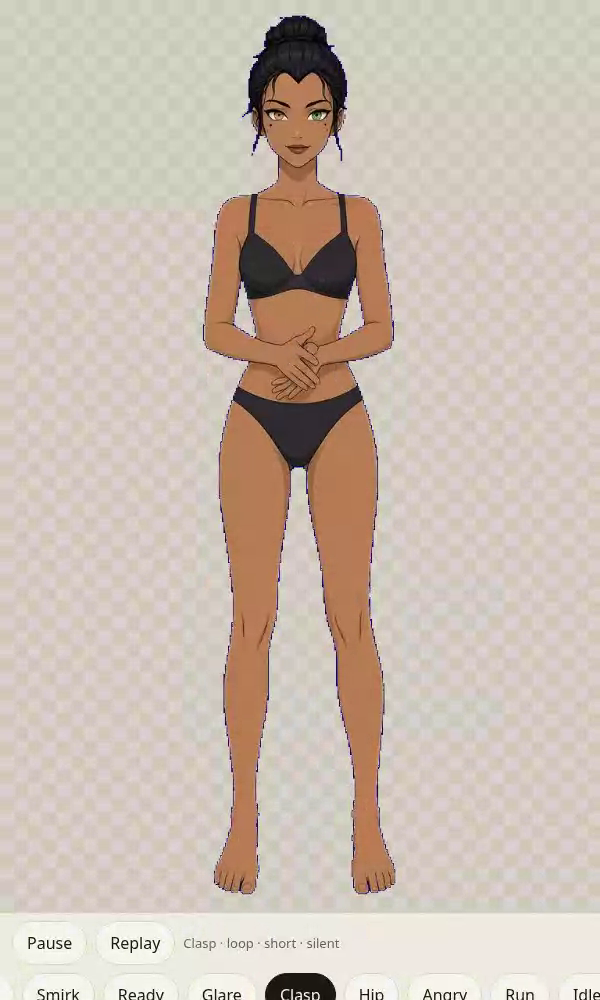
#> input picture frame 19 of reference/grok_build_captures/clips/clasp.webm, 600 x 1000 px, given in place of apose-turn.mp4, which was not available
$ python strip.py
#> lines starting #> are read from the running program, lines starting #| are printed output that depends on the picture
import cv2,numpy as np
from PIL import Image,ImageDraw
V='/workspace/shadowveil/reference/grok_build/public/clean-room/videos/apose-turn.mp4'
cap=cv2.VideoCapture(V); th=[]; i=0
while True:
    ok,f=cap.read()
#> f is the input picture: shape (1000, 600, 3); mean B, G, R 178.2, 189.7, 203.6
    if not ok: break
    if i%8==0:
        im=Image.fromarray(cv2.cvtColor(f,cv2.COLOR_BGR2RGB)).resize((128,195)); ImageDraw.Draw(im).text((2,2),str(i),fill='white'); th.append(im)
#> after `im = Image.fromarray(cv2.cvtColor(f, cv2.COLOR_BGR2RGB)).resize((128, `:
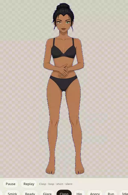
#> im: PIL image 128x195 RGB; mean R, G, B 203.6, 189.7, 178.2
    i+=1
print('frames',i)
cols=16; o=Image.new('RGB',(cols*129,((len(th)+cols-1)//cols)*196))
for k,t in enumerate(th): o.paste(t,((k%cols)*129,(k//cols)*196))
o.save('/workspace/gb/turn_strip.png')

$ run again, starting later in the video
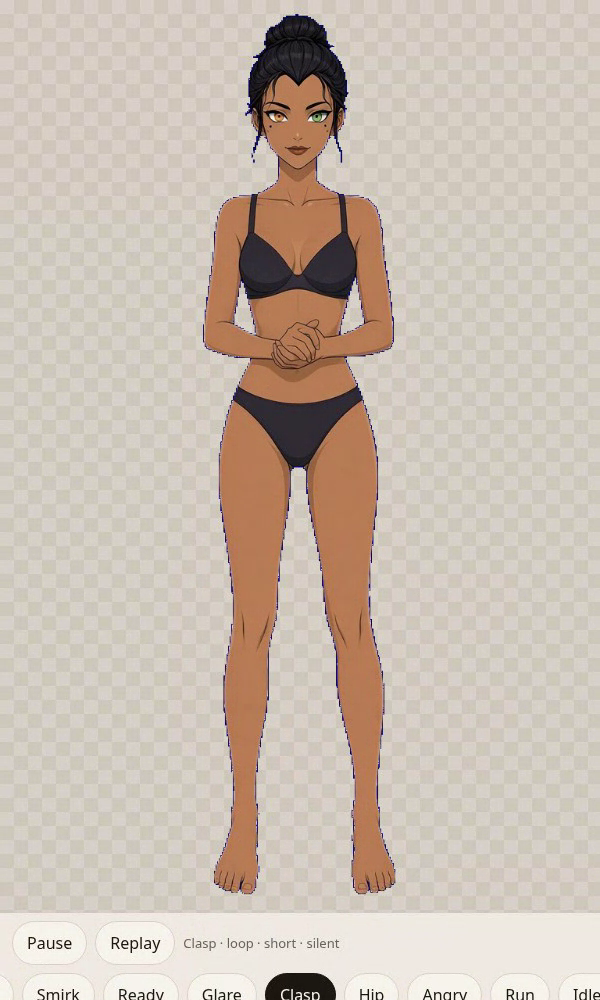
#> input picture frame 89 of reference/grok_build_captures/clips/clasp.webm, 600 x 1000 px, given in place of apose-turn.mp4, which was not available
#> f is the input picture: shape (1000, 600, 3); mean B, G, R 177.7, 189.6, 202.7
#> `im = Image.fromarray(cv2.cvtColor(f, cv2.COLOR_BGR2RGB)).resize((128, `:
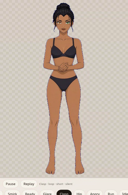
#> im: PIL image 128x195 RGB; mean R, G, B 202.7, 189.6, 177.7

$ run again, starting later in the video
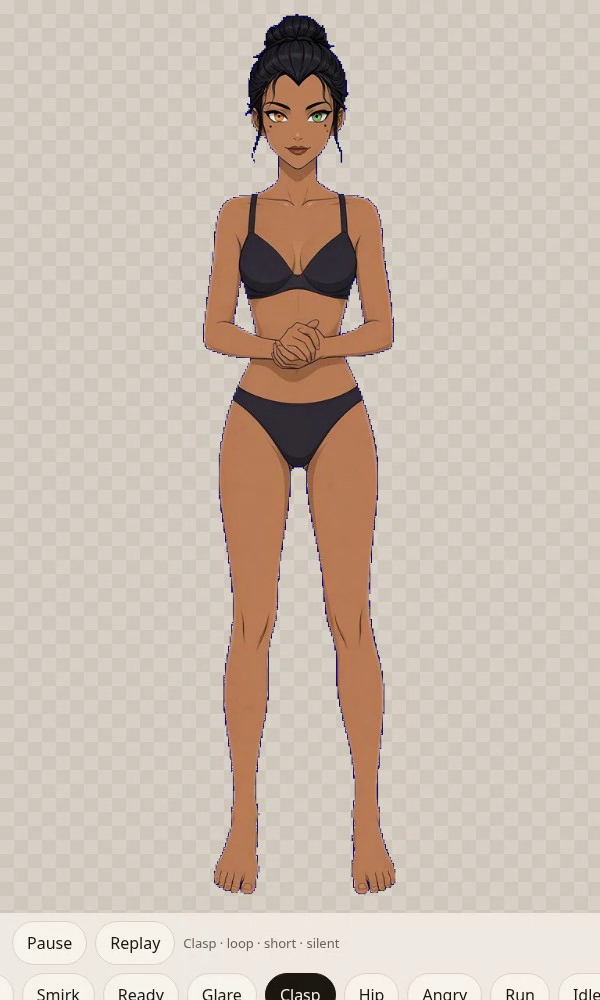
#> input picture frame 158 of reference/grok_build_captures/clips/clasp.webm, 600 x 1000 px, given in place of apose-turn.mp4, which was not available
#> f is the input picture: shape (1000, 600, 3); mean B, G, R 178.1, 189.2, 203.5
#> `im = Image.fromarray(cv2.cvtColor(f, cv2.COLOR_BGR2RGB)).resize((128, `:
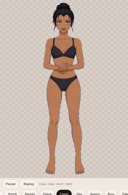
#> im: PIL image 128x195 RGB; mean R, G, B 203.5, 189.2, 178.1
